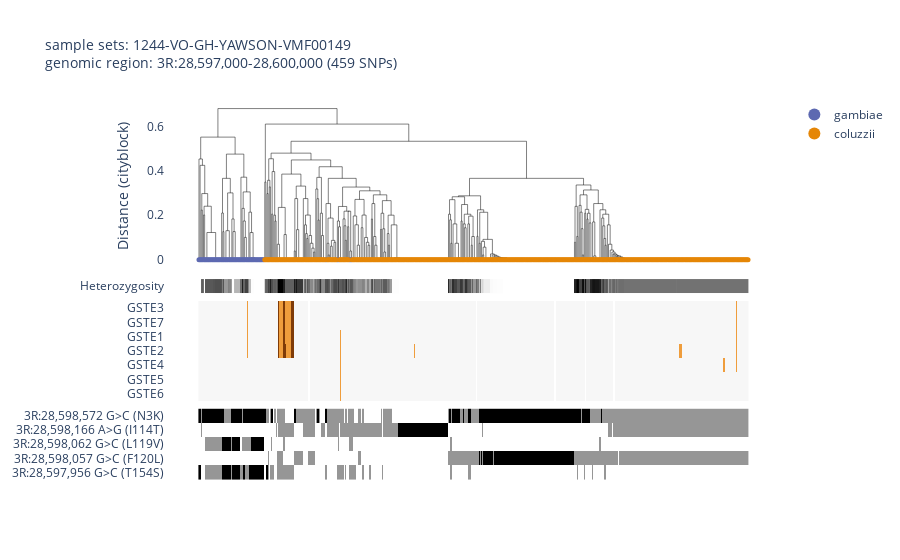

Here is the notebook cell this chart was saved with:
### Code cell
# example function call
ag3.plot_diplotype_clustering_advanced(
    region="3R:28,597,000-28,600,000",         # The genomic region for clustering
    cnv_region="3R:28,594,000-28,605,000",     # The genomic region for CNV data
    snp_transcript="AGAP009194-RA",            # The transcript for amino acid variants
    sample_sets="1244-VO-GH-YAWSON-VMF00149",  # The sample set
    sample_query=None,                         # A query to filter samples
    site_mask="gamb_colu",                     # The site mask to use
    linkage_method="complete",                 # The linkage method to use
    color="taxon",                             # The metadata column to determine color
)

### Figure 1 — Plotly figure (JSON) as saved in the notebook; plotly's stock layout.template omitted (floating-point values rounded to 4 significant figures; data arrays with more than 128 entries replaced by an {"elided": "..."} marker saying what was removed)
{"data": [{"hovertemplate": "x=%{x}<br>y=%{y}<extra></extra>", "legendgroup": "", "line": {"color": "black", "dash": "solid", "width": 0.5}, "marker": {"size": 5, "symbol": "circle"}, "mode": "lines", "name": "", "orientation": "v", "showlegend": false, "type": "scatter", "x": {"elided": "2420 float values"}, "xaxis": "x", "y": {"elided": "2420 float values"}, "yaxis": "y"}, {"customdata": {"elided": "63x11 mixed values"}, "hovertemplate": "<b>%{hovertext}</b><br><br>taxon=%{customdata[3]}<br>x=%{x}<br>y=%{y}<br>sample_id=%{customdata[0]}<br>partner_sample_id=%{customdata[1]}<br>sample_set=%{customdata[2]}<br>country=%{customdata[4]}<br>admin1_iso=%{customdata[5]}<br>admin1_name=%{customdata[6]}<br>admin2_name=%{customdata[7]}<br>location=%{customdata[8]}<br>year=%{customdata[9]}<br>month=%{customdata[10]}<extra></extra>", "hovertext": ["VBS45535-5563STDY9249460", "VBS45187-5563STDY8782450", "VBS45265-5563STDY8782528", "VBS45408-5563STDY8794350", "VBS45233-5563STDY8782496", "VBS45436-5563STDY8794378", "VBS45531-5563STDY9249456", "VBS45440-5563STDY8794382", "VBS45428-5563STDY8794370", "VBS45427-5563STDY8794369", "VBS45342-5563STDY8794282", "VBS45238-5563STDY8782501", "VBS45249-5563STDY8782512", "VBS45418-5563STDY8794360", "VBS45606-5563STDY9249533", "VBS45596-5563STDY9249523", "VBS45588-5563STDY9249515", "VBS45530-5563STDY9249455", "VBS45430-5563STDY8794372", "VBS45529-5563STDY9249454", "VBS45246-5563STDY8782509", "VBS45410-5563STDY8794352", "VBS45607-5563STDY9249534", "VBS45536-5563STDY9249461", "VBS45401-5563STDY8794343", "VBS45413-5563STDY8794355", "VBS45244-5563STDY8782507", "VBS45424-5563STDY8794366", "VBS45554-5563STDY9249479", "VBS45619-5563STDY9249546", "VBS45414-5563STDY8794356", "VBS45403-5563STDY8794345", "VBS45617-5563STDY9249544", "VBS45593-5563STDY9249520", "VBS45250-5563STDY8782513", "VBS45218-5563STDY8782481", "VBS45239-5563STDY8782502", "VBS45528-5563STDY9249453", "VBS45267-5563STDY8782530", "VBS45599-5563STDY9249526", "VBS45394-5563STDY8794336", "VBS45335-5563STDY8794275", "VBS45237-5563STDY8782500", "VBS45334-5563STDY8794274", "VBS45245-5563STDY8782508", "VBS45605-5563STDY9249532", "VBS45429-5563STDY8794371", "VBS45248-5563STDY8782511", "VBS45419-5563STDY8794361", "VBS45604-5563STDY9249531", "VBS45417-5563STDY8794359", "VBS45458-5563STDY8794400", "VBS45532-5563STDY9249457", "VBS45426-5563STDY8794368", "VBS45416-5563STDY8794358", "VBS45409-5563STDY8794351", "VBS45333-5563STDY8794273", "VBS45359-5563STDY8794299", "VBS45405-5563STDY8794347", "VBS45232-5563STDY8782495", "VBS45420-5563STDY8794362", "VBS45228-5563STDY8782491", "VBS45412-5563STDY8794354"], "legendgroup": "gambiae", "line": {"color": "black", "width": 0.5}, "marker": {"color": "rgb(93, 105, 177)", "size": 5, "symbol": "circle"}, "mode": "markers", "name": "gambiae", "orientation": "v", "showlegend": true, "type": "scatter", "x": [0, 1, 2, 3, 4, 5, 6, 7, 8, 9, 10, 11, 12, 13, 14, 15, 16, 17, 18, 19, 20, 21, 22, 23, 24, 25, 26, 27, 28, 29, 30, 31, 32, 33, 34, 35, 36, 37, 38, 39, 40, 41, 42, 43, 44, 45, 46, 47, 48, 49, 50, 51, 52, 53, 54, 55, 56, 57, 112, 122, 123, 133, 134], "xaxis": "x", "y": [0, 0, 0, 0, 0, 0, 0, 0, 0, 0, 0, 0, 0, 0, 0, 0, 0, 0, 0, 0, 0, 0, 0, 0, 0, 0, 0, 0, 0, 0, 0, 0, 0, 0, 0, 0, 0, 0, 0, 0, 0, 0, 0, 0, 0, 0, 0, 0, 0, 0, 0, 0, 0, 0, 0, 0, 0, 0, 0, 0, 0, 0, 0], "yaxis": "y"}, {"customdata": {"elided": "422x11 mixed values"}, "hovertemplate": "<b>%{hovertext}</b><br><br>taxon=%{customdata[3]}<br>x=%{x}<br>y=%{y}<br>sample_id=%{customdata[0]}<br>partner_sample_id=%{customdata[1]}<br>sample_set=%{customdata[2]}<br>country=%{customdata[4]}<br>admin1_iso=%{customdata[5]}<br>admin1_name=%{customdata[6]}<br>admin2_name=%{customdata[7]}<br>location=%{customdata[8]}<br>year=%{customdata[9]}<br>month=%{customdata[10]}<extra></extra>", "hovertext": {"elided": "422 str values"}, "legendgroup": "coluzzii", "line": {"color": "black", "width": 0.5}, "marker": {"color": "rgb(229, 134, 6)", "size": 5, "symbol": "circle"}, "mode": "markers", "name": "coluzzii", "orientation": "v", "showlegend": true, "type": "scatter", "x": {"elided": "422 int values"}, "xaxis": "x", "y": {"elided": "422 int values"}, "yaxis": "y"}, {"colorscale": [[0, "rgb(255,255,255)"], [0.125, "rgb(240,240,240)"], [0.25, "rgb(217,217,217)"], [0.375, "rgb(189,189,189)"], [0.5, "rgb(150,150,150)"], [0.625, "rgb(115,115,115)"], [0.75, "rgb(82,82,82)"], [0.875, "rgb(37,37,37)"], [1, "rgb(0, 0, 0)"]], "showlegend": false, "showscale": false, "type": "heatmap", "xaxis": "x2", "y": ["Heterozygosity"], "yaxis": "y2", "z": {"elided": "1x485 float values"}}, {"colorscale": [[0, "rgb(45,0,75)"], [0.1, "rgb(84,39,136)"], [0.2, "rgb(128,115,172)"], [0.3, "rgb(178,171,210)"], [0.4, "rgb(216,218,235)"], [0.5, "rgb(247,247,247)"], [0.6, "rgb(254,224,182)"], [0.7, "rgb(253,184,99)"], [0.8, "rgb(224,130,20)"], [0.9, "rgb(179,88,6)"], [1, "rgb(127,59,8)"]], "showlegend": false, "showscale": false, "type": "heatmap", "xaxis": "x3", "y": ["GSTE6", "GSTE5", "GSTE4", "GSTE2", "GSTE1", "GSTE7", "GSTE3"], "yaxis": "y3", "z": {"elided": "7x485 int values"}, "zmax": 4, "zmin": 0}, {"colorscale": [[0, "rgb(255,255,255)"], [0.125, "rgb(240,240,240)"], [0.25, "rgb(217,217,217)"], [0.375, "rgb(189,189,189)"], [0.5, "rgb(150,150,150)"], [0.625, "rgb(115,115,115)"], [0.75, "rgb(82,82,82)"], [0.875, "rgb(37,37,37)"], [1, "rgb(0, 0, 0)"]], "showlegend": false, "showscale": false, "type": "heatmap", "xaxis": "x4", "y": ["3R:28,597,956 G>C (T154S)", "3R:28,598,057 G>C (F120L)", "3R:28,598,062 G>C (L119V)", "3R:28,598,166 A>G (I114T)", "3R:28,598,572 G>C (N3K)"], "yaxis": "y4", "z": {"elided": "5x485 int values"}}], "layout": {"autosize": true, "hovermode": "closest", "legend": {"itemsizing": "constant", "tracegroupgap": 0}, "plot_bgcolor": "white", "title": {"font": {"size": 14}, "text": "sample sets: 1244-VO-GH-YAWSON-VMF00149<br>genomic region: 3R:28,597,000-28,600,000 (459 SNPs)"}, "xaxis": {"anchor": "y", "autorange": true, "domain": [0, 1], "matches": "x4", "range": [-30.25, 514.3], "showticklabels": false, "type": "linear", "visible": false}, "xaxis2": {"anchor": "y2", "autorange": true, "domain": [0, 1], "matches": "x4", "range": [-30.25, 514.3], "showticklabels": false, "visible": false}, "xaxis3": {"anchor": "y3", "autorange": true, "domain": [0, 1], "matches": "x4", "range": [-30.25, 514.3], "showticklabels": false, "visible": false}, "xaxis4": {"anchor": "y4", "autorange": true, "domain": [0, 1], "range": [-30.25, 514.3], "visible": false}, "yaxis": {"anchor": "x", "autorange": true, "domain": [0.5488, 1.0], "range": [-0.04909, 0.7181], "title": {"text": "Distance (cityblock)"}, "type": "linear"}, "yaxis2": {"anchor": "x2", "autorange": true, "domain": [0.4912, 0.5288], "range": [-0.5, 0.5], "type": "category"}, "yaxis3": {"anchor": "x3", "autorange": true, "domain": [0.208, 0.4712], "range": [-0.5, 6.5], "type": "category"}, "yaxis4": {"anchor": "x4", "autorange": true, "domain": [0, 0.188], "range": [-0.5, 4.5], "type": "category"}}}
